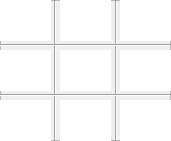
      <widget class="QFrame" name="frame_5">
       <property name="geometry">
        <rect>
         <x>200</x>
         <y>170</y>
         <width>171</width>
         <height>141</height>
        </rect>
       </property>
       <property name="frameShape">
        <enum>QFrame::StyledPanel</enum>
       </property>
       <property name="frameShadow">
        <enum>QFrame::Raised</enum>
       </property>
       <widget class="QTextEdit" name="firstNumberTextEdit_64">
        <property name="geometry">
         <rect>
          <x>0</x>
          <y>0</y>
          <width>51</width>
          <height>41</height>
         </rect>
        </property>
        <property name="font">
         <font>
          <pointsize>22</pointsize>
         </font>
        </property>
        <property name="autoFillBackground">
         <bool>false</bool>
        </property>
        <property name="inputMethodHints">
         <set>Qt::ImhDigitsOnly</set>
        </property>
        <property name="frameShape">
         <enum>QFrame::NoFrame</enum>
        </property>
        <property name="verticalScrollBarPolicy">
         <enum>Qt::ScrollBarAlwaysOff</enum>
        </property>
        <property name="horizontalScrollBarPolicy">
         <enum>Qt::ScrollBarAlwaysOff</enum>
        </property>
        <property name="markdown">
         <string/>
        </property>
        <property name="html">
         <string>&lt;!DOCTYPE HTML PUBLIC &quot;-//W3C//DTD HTML 4.0//EN&quot; &quot;http://www.w3.org/TR/REC-html40/strict.dtd&quot;&gt;
&lt;html&gt;&lt;head&gt;&lt;meta name=&quot;qrichtext&quot; content=&quot;1&quot; /&gt;&lt;style type=&quot;text/css&quot;&gt;
p, li { white-space: pre-wrap; }
&lt;/style&gt;&lt;/head&gt;&lt;body style=&quot; font-family:'MS Shell Dlg 2'; font-size:22pt; font-weight:400; font-style:normal;&quot;&gt;
&lt;p align=&quot;center&quot; style=&quot;-qt-paragraph-type:empty; margin-top:0px; margin-bottom:0px; margin-left:0px; margin-right:0px; -qt-block-indent:0; text-indent:0px; font-family:'MS Shell Dlg 2';&quot;&gt;&lt;br /&gt;&lt;/p&gt;&lt;/body&gt;&lt;/html&gt;</string>
        </property>
        <property name="acceptRichText">
         <bool>false</bool>
        </property>
        <property name="cursorWidth">
         <number>0</number>
        </property>
        <property name="textInteractionFlags">
         <set>Qt::TextEditable</set>
        </property>
       </widget>
       <widget class="QTextEdit" name="firstNumberTextEdit_65">
        <property name="geometry">
         <rect>
          <x>60</x>
          <y>0</y>
          <width>51</width>
          <height>41</height>
         </rect>
        </property>
        <property name="font">
         <font>
          <pointsize>22</pointsize>
         </font>
        </property>
        <property name="autoFillBackground">
         <bool>false</bool>
        </property>
        <property name="inputMethodHints">
         <set>Qt::ImhDigitsOnly</set>
        </property>
        <property name="frameShape">
         <enum>QFrame::NoFrame</enum>
        </property>
        <property name="verticalScrollBarPolicy">
         <enum>Qt::ScrollBarAlwaysOff</enum>
        </property>
        <property name="horizontalScrollBarPolicy">
         <enum>Qt::ScrollBarAlwaysOff</enum>
        </property>
        <property name="markdown">
         <string/>
        </property>
        <property name="html">
         <string>&lt;!DOCTYPE HTML PUBLIC &quot;-//W3C//DTD HTML 4.0//EN&quot; &quot;http://www.w3.org/TR/REC-html40/strict.dtd&quot;&gt;
&lt;html&gt;&lt;head&gt;&lt;meta name=&quot;qrichtext&quot; content=&quot;1&quot; /&gt;&lt;style type=&quot;text/css&quot;&gt;
p, li { white-space: pre-wrap; }
&lt;/style&gt;&lt;/head&gt;&lt;body style=&quot; font-family:'MS Shell Dlg 2'; font-size:22pt; font-weight:400; font-style:normal;&quot;&gt;
&lt;p align=&quot;center&quot; style=&quot;-qt-paragraph-type:empty; margin-top:0px; margin-bottom:0px; margin-left:0px; margin-right:0px; -qt-block-indent:0; text-indent:0px; font-family:'MS Shell Dlg 2';&quot;&gt;&lt;br /&gt;&lt;/p&gt;&lt;/body&gt;&lt;/html&gt;</string>
        </property>
        <property name="acceptRichText">
         <bool>false</bool>
        </property>
        <property name="cursorWidth">
         <number>0</number>
        </property>
        <property name="textInteractionFlags">
         <set>Qt::TextEditable</set>
        </property>
       </widget>
       <widget class="QTextEdit" name="firstNumberTextEdit_66">
        <property name="geometry">
         <rect>
          <x>120</x>
          <y>0</y>
          <width>51</width>
          <height>41</height>
         </rect>
        </property>
        <property name="font">
         <font>
          <pointsize>22</pointsize>
         </font>
        </property>
        <property name="autoFillBackground">
         <bool>false</bool>
        </property>
        <property name="inputMethodHints">
         <set>Qt::ImhDigitsOnly</set>
        </property>
        <property name="frameShape">
         <enum>QFrame::NoFrame</enum>
        </property>
        <property name="verticalScrollBarPolicy">
         <enum>Qt::ScrollBarAlwaysOff</enum>
        </property>
        <property name="horizontalScrollBarPolicy">
         <enum>Qt::ScrollBarAlwaysOff</enum>
        </property>
        <property name="markdown">
         <string/>
        </property>
        <property name="html">
         <string>&lt;!DOCTYPE HTML PUBLIC &quot;-//W3C//DTD HTML 4.0//EN&quot; &quot;http://www.w3.org/TR/REC-html40/strict.dtd&quot;&gt;
&lt;html&gt;&lt;head&gt;&lt;meta name=&quot;qrichtext&quot; content=&quot;1&quot; /&gt;&lt;style type=&quot;text/css&quot;&gt;
p, li { white-space: pre-wrap; }
&lt;/style&gt;&lt;/head&gt;&lt;body style=&quot; font-family:'MS Shell Dlg 2'; font-size:22pt; font-weight:400; font-style:normal;&quot;&gt;
&lt;p align=&quot;center&quot; style=&quot;-qt-paragraph-type:empty; margin-top:0px; margin-bottom:0px; margin-left:0px; margin-right:0px; -qt-block-indent:0; text-indent:0px; font-family:'MS Shell Dlg 2';&quot;&gt;&lt;br /&gt;&lt;/p&gt;&lt;/body&gt;&lt;/html&gt;</string>
        </property>
        <property name="acceptRichText">
         <bool>false</bool>
        </property>
        <property name="cursorWidth">
         <number>0</number>
        </property>
        <property name="textInteractionFlags">
         <set>Qt::TextEditable</set>
        </property>
       </widget>
       <widget class="QTextEdit" name="firstNumberTextEdit_67">
        <property name="geometry">
         <rect>
          <x>0</x>
          <y>50</y>
          <width>51</width>
          <height>41</height>
         </rect>
        </property>
        <property name="font">
         <font>
          <pointsize>22</pointsize>
         </font>
        </property>
        <property name="autoFillBackground">
         <bool>false</bool>
        </property>
        <property name="inputMethodHints">
         <set>Qt::ImhDigitsOnly</set>
        </property>
        <property name="frameShape">
         <enum>QFrame::NoFrame</enum>
        </property>
        <property name="verticalScrollBarPolicy">
         <enum>Qt::ScrollBarAlwaysOff</enum>
        </property>
        <property name="horizontalScrollBarPolicy">
         <enum>Qt::ScrollBarAlwaysOff</enum>
        </property>
        <property name="markdown">
         <string/>
        </property>
        <property name="html">
         <string>&lt;!DOCTYPE HTML PUBLIC &quot;-//W3C//DTD HTML 4.0//EN&quot; &quot;http://www.w3.org/TR/REC-html40/strict.dtd&quot;&gt;
&lt;html&gt;&lt;head&gt;&lt;meta name=&quot;qrichtext&quot; content=&quot;1&quot; /&gt;&lt;style type=&quot;text/css&quot;&gt;
p, li { white-space: pre-wrap; }
&lt;/style&gt;&lt;/head&gt;&lt;body style=&quot; font-family:'MS Shell Dlg 2'; font-size:22pt; font-weight:400; font-style:normal;&quot;&gt;
&lt;p align=&quot;center&quot; style=&quot;-qt-paragraph-type:empty; margin-top:0px; margin-bottom:0px; margin-left:0px; margin-right:0px; -qt-block-indent:0; text-indent:0px; font-family:'MS Shell Dlg 2';&quot;&gt;&lt;br /&gt;&lt;/p&gt;&lt;/body&gt;&lt;/html&gt;</string>
        </property>
        <property name="acceptRichText">
         <bool>false</bool>
        </property>
        <property name="cursorWidth">
         <number>0</number>
        </property>
        <property name="textInteractionFlags">
         <set>Qt::TextEditable</set>
        </property>
       </widget>
       <widget class="QTextEdit" name="firstNumberTextEdit_68">
        <property name="geometry">
         <rect>
          <x>60</x>
          <y>50</y>
          <width>51</width>
          <height>41</height>
         </rect>
        </property>
        <property name="font">
         <font>
          <pointsize>22</pointsize>
         </font>
        </property>
        <property name="autoFillBackground">
         <bool>false</bool>
        </property>
        <property name="inputMethodHints">
         <set>Qt::ImhDigitsOnly</set>
        </property>
        <property name="frameShape">
         <enum>QFrame::NoFrame</enum>
        </property>
        <property name="verticalScrollBarPolicy">
         <enum>Qt::ScrollBarAlwaysOff</enum>
        </property>
        <property name="horizontalScrollBarPolicy">
         <enum>Qt::ScrollBarAlwaysOff</enum>
        </property>
        <property name="markdown">
         <string/>
        </property>
        <property name="html">
         <string>&lt;!DOCTYPE HTML PUBLIC &quot;-//W3C//DTD HTML 4.0//EN&quot; &quot;http://www.w3.org/TR/REC-html40/strict.dtd&quot;&gt;
&lt;html&gt;&lt;head&gt;&lt;meta name=&quot;qrichtext&quot; content=&quot;1&quot; /&gt;&lt;style type=&quot;text/css&quot;&gt;
p, li { white-space: pre-wrap; }
&lt;/style&gt;&lt;/head&gt;&lt;body style=&quot; font-family:'MS Shell Dlg 2'; font-size:22pt; font-weight:400; font-style:normal;&quot;&gt;
&lt;p align=&quot;center&quot; style=&quot;-qt-paragraph-type:empty; margin-top:0px; margin-bottom:0px; margin-left:0px; margin-right:0px; -qt-block-indent:0; text-indent:0px; font-family:'MS Shell Dlg 2';&quot;&gt;&lt;br /&gt;&lt;/p&gt;&lt;/body&gt;&lt;/html&gt;</string>
        </property>
        <property name="acceptRichText">
         <bool>false</bool>
        </property>
        <property name="cursorWidth">
         <number>0</number>
        </property>
        <property name="textInteractionFlags">
         <set>Qt::TextEditable</set>
        </property>
       </widget>
       <widget class="QTextEdit" name="firstNumberTextEdit_69">
        <property name="geometry">
         <rect>
          <x>120</x>
          <y>50</y>
          <width>51</width>
          <height>41</height>
         </rect>
        </property>
        <property name="font">
         <font>
          <pointsize>22</pointsize>
         </font>
        </property>
        <property name="autoFillBackground">
         <bool>false</bool>
        </property>
        <property name="inputMethodHints">
         <set>Qt::ImhDigitsOnly</set>
        </property>
        <property name="frameShape">
         <enum>QFrame::NoFrame</enum>
        </property>
        <property name="verticalScrollBarPolicy">
         <enum>Qt::ScrollBarAlwaysOff</enum>
        </property>
        <property name="horizontalScrollBarPolicy">
         <enum>Qt::ScrollBarAlwaysOff</enum>
        </property>
        <property name="sizeAdjustPolicy">
         <enum>QAbstractScrollArea::AdjustToContents</enum>
        </property>
        <property name="markdown">
         <string/>
        </property>
        <property name="html">
         <string>&lt;!DOCTYPE HTML PUBLIC &quot;-//W3C//DTD HTML 4.0//EN&quot; &quot;http://www.w3.org/TR/REC-html40/strict.dtd&quot;&gt;
&lt;html&gt;&lt;head&gt;&lt;meta name=&quot;qrichtext&quot; content=&quot;1&quot; /&gt;&lt;style type=&quot;text/css&quot;&gt;
p, li { white-space: pre-wrap; }
&lt;/style&gt;&lt;/head&gt;&lt;body style=&quot; font-family:'MS Shell Dlg 2'; font-size:22pt; font-weight:400; font-style:normal;&quot;&gt;
&lt;p align=&quot;center&quot; style=&quot;-qt-paragraph-type:empty; margin-top:0px; margin-bottom:0px; margin-left:0px; margin-right:0px; -qt-block-indent:0; text-indent:0px; font-family:'MS Shell Dlg 2';&quot;&gt;&lt;br /&gt;&lt;/p&gt;&lt;/body&gt;&lt;/html&gt;</string>
        </property>
        <property name="acceptRichText">
         <bool>false</bool>
        </property>
        <property name="cursorWidth">
         <number>0</number>
        </property>
        <property name="textInteractionFlags">
         <set>Qt::TextEditable</set>
        </property>
       </widget>
       <widget class="QTextEdit" name="firstNumberTextEdit_70">
        <property name="geometry">
         <rect>
          <x>0</x>
          <y>100</y>
          <width>51</width>
          <height>41</height>
         </rect>
        </property>
        <property name="font">
         <font>
          <pointsize>22</pointsize>
         </font>
        </property>
        <property name="autoFillBackground">
         <bool>false</bool>
        </property>
        <property name="inputMethodHints">
         <set>Qt::ImhDigitsOnly</set>
        </property>
        <property name="frameShape">
         <enum>QFrame::NoFrame</enum>
        </property>
        <property name="verticalScrollBarPolicy">
         <enum>Qt::ScrollBarAlwaysOff</enum>
        </property>
        <property name="horizontalScrollBarPolicy">
         <enum>Qt::ScrollBarAlwaysOff</enum>
        </property>
        <property name="markdown">
         <string/>
        </property>
        <property name="html">
         <string>&lt;!DOCTYPE HTML PUBLIC &quot;-//W3C//DTD HTML 4.0//EN&quot; &quot;http://www.w3.org/TR/REC-html40/strict.dtd&quot;&gt;
&lt;html&gt;&lt;head&gt;&lt;meta name=&quot;qrichtext&quot; content=&quot;1&quot; /&gt;&lt;style type=&quot;text/css&quot;&gt;
p, li { white-space: pre-wrap; }
&lt;/style&gt;&lt;/head&gt;&lt;body style=&quot; font-family:'MS Shell Dlg 2'; font-size:22pt; font-weight:400; font-style:normal;&quot;&gt;
&lt;p align=&quot;center&quot; style=&quot;-qt-paragraph-type:empty; margin-top:0px; margin-bottom:0px; margin-left:0px; margin-right:0px; -qt-block-indent:0; text-indent:0px; font-family:'MS Shell Dlg 2';&quot;&gt;&lt;br /&gt;&lt;/p&gt;&lt;/body&gt;&lt;/html&gt;</string>
        </property>
        <property name="acceptRichText">
         <bool>false</bool>
        </property>
        <property name="cursorWidth">
         <number>0</number>
        </property>
        <property name="textInteractionFlags">
         <set>Qt::TextEditable</set>
        </property>
       </widget>
       <widget class="QTextEdit" name="firstNumberTextEdit_71">
        <property name="geometry">
         <rect>
          <x>60</x>
          <y>100</y>
          <width>51</width>
          <height>41</height>
         </rect>
        </property>
        <property name="font">
         <font>
          <pointsize>22</pointsize>
         </font>
        </property>
        <property name="autoFillBackground">
         <bool>false</bool>
        </property>
        <property name="inputMethodHints">
         <set>Qt::ImhDigitsOnly</set>
        </property>
        <property name="frameShape">
         <enum>QFrame::NoFrame</enum>
        </property>
        <property name="verticalScrollBarPolicy">
         <enum>Qt::ScrollBarAlwaysOff</enum>
        </property>
        <property name="horizontalScrollBarPolicy">
         <enum>Qt::ScrollBarAlwaysOff</enum>
        </property>
        <property name="markdown">
         <string/>
        </property>
        <property name="html">
         <string>&lt;!DOCTYPE HTML PUBLIC &quot;-//W3C//DTD HTML 4.0//EN&quot; &quot;http://www.w3.org/TR/REC-html40/strict.dtd&quot;&gt;
&lt;html&gt;&lt;head&gt;&lt;meta name=&quot;qrichtext&quot; content=&quot;1&quot; /&gt;&lt;style type=&quot;text/css&quot;&gt;
p, li { white-space: pre-wrap; }
&lt;/style&gt;&lt;/head&gt;&lt;body style=&quot; font-family:'MS Shell Dlg 2'; font-size:22pt; font-weight:400; font-style:normal;&quot;&gt;
&lt;p align=&quot;center&quot; style=&quot;-qt-paragraph-type:empty; margin-top:0px; margin-bottom:0px; margin-left:0px; margin-right:0px; -qt-block-indent:0; text-indent:0px; font-family:'MS Shell Dlg 2';&quot;&gt;&lt;br /&gt;&lt;/p&gt;&lt;/body&gt;&lt;/html&gt;</string>
        </property>
        <property name="acceptRichText">
         <bool>false</bool>
        </property>
        <property name="cursorWidth">
         <number>0</number>
        </property>
        <property name="textInteractionFlags">
         <set>Qt::TextEditable</set>
        </property>
       </widget>
       <widget class="QTextEdit" name="firstNumberTextEdit_72">
        <property name="geometry">
         <rect>
          <x>120</x>
          <y>100</y>
          <width>51</width>
          <height>41</height>
         </rect>
        </property>
        <property name="font">
         <font>
          <pointsize>22</pointsize>
         </font>
        </property>
        <property name="autoFillBackground">
         <bool>false</bool>
        </property>
        <property name="inputMethodHints">
         <set>Qt::ImhDigitsOnly</set>
        </property>
        <property name="frameShape">
         <enum>QFrame::NoFrame</enum>
        </property>
        <property name="verticalScrollBarPolicy">
         <enum>Qt::ScrollBarAlwaysOff</enum>
        </property>
        <property name="horizontalScrollBarPolicy">
         <enum>Qt::ScrollBarAlwaysOff</enum>
        </property>
        <property name="markdown">
         <string/>
        </property>
        <property name="html">
         <string>&lt;!DOCTYPE HTML PUBLIC &quot;-//W3C//DTD HTML 4.0//EN&quot; &quot;http://www.w3.org/TR/REC-html40/strict.dtd&quot;&gt;
&lt;html&gt;&lt;head&gt;&lt;meta name=&quot;qrichtext&quot; content=&quot;1&quot; /&gt;&lt;style type=&quot;text/css&quot;&gt;
p, li { white-space: pre-wrap; }
&lt;/style&gt;&lt;/head&gt;&lt;body style=&quot; font-family:'MS Shell Dlg 2'; font-size:22pt; font-weight:400; font-style:normal;&quot;&gt;
&lt;p align=&quot;center&quot; style=&quot;-qt-paragraph-type:empty; margin-top:0px; margin-bottom:0px; margin-left:0px; margin-right:0px; -qt-block-indent:0; text-indent:0px; font-family:'MS Shell Dlg 2';&quot;&gt;&lt;br /&gt;&lt;/p&gt;&lt;/body&gt;&lt;/html&gt;</string>
        </property>
        <property name="acceptRichText">
         <bool>false</bool>
        </property>
        <property name="cursorWidth">
         <number>0</number>
        </property>
        <property name="textInteractionFlags">
         <set>Qt::TextEditable</set>
        </property>
       </widget>
       <widget class="Line" name="line_33">
        <property name="geometry">
         <rect>
          <x>47</x>
          <y>0</y>
          <width>16</width>
          <height>141</height>
         </rect>
        </property>
        <property name="orientation">
         <enum>Qt::Vertical</enum>
        </property>
       </widget>
       <widget class="Line" name="line_34">
        <property name="geometry">
         <rect>
          <x>108</x>
          <y>0</y>
          <width>16</width>
          <height>141</height>
         </rect>
        </property>
        <property name="orientation">
         <enum>Qt::Vertical</enum>
        </property>
       </widget>
       <widget class="Line" name="line_35">
        <property name="geometry">
         <rect>
          <x>0</x>
          <y>37</y>
          <width>171</width>
          <height>16</height>
         </rect>
        </property>
        <property name="orientation">
         <enum>Qt::Horizontal</enum>
        </property>
       </widget>
       <widget class="Line" name="line_36">
        <property name="geometry">
         <rect>
          <x>0</x>
          <y>85</y>
          <width>171</width>
          <height>20</height>
         </rect>
        </property>
        <property name="orientation">
         <enum>Qt::Horizontal</enum>
        </property>
       </widget>
      </widget>
